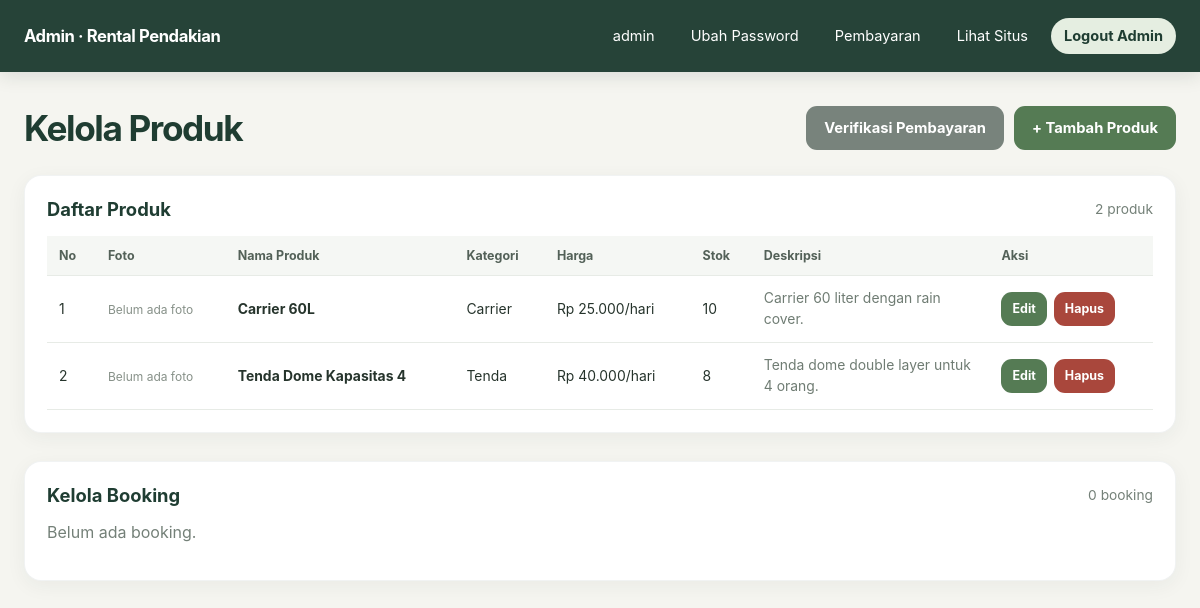
The page /admin/index.php (signed in) on the database its author committed.
### tables this page shows
CREATE TABLE products (
  id              INT AUTO_INCREMENT PRIMARY KEY,
  category_id     INT NOT NULL,
  nama            VARCHAR(150) NOT NULL,
  deskripsi       TEXT,
  harga_per_hari  INT NOT NULL,
  deposit         INT NOT NULL DEFAULT 0,          
  gambar          VARCHAR(255),
  is_active       TINYINT(1) NOT NULL DEFAULT 1,
  created_at      TIMESTAMP DEFAULT CURRENT_TIMESTAMP,
  FOREIGN KEY (category_id) REFERENCES categories(id)
);

CREATE TABLE categories (
  id    INT AUTO_INCREMENT PRIMARY KEY,
  nama  VARCHAR(50) NOT NULL,
  slug  VARCHAR(60) NOT NULL UNIQUE
);

### includes/functions.php (called while the page is built, shortened)
<?php
function e($s){ return htmlspecialchars((string)$s, ENT_QUOTES, 'UTF-8'); }
function rp($n){ return 'Rp ' . number_format($n, 0, ',', '.'); }

### admin/index.php (the view, shortened to what this page needs)
<?php
require_once __DIR__ . '/../includes/admin_products.php';
$products = $pdo->query(
  "SELECT p.id, p.nama, p.deskripsi, p.harga_per_hari, p.gambar, p.is_active,
      c.nama AS kategori, COALESCE(SUM(v.stok_total), 0) AS stok
   FROM products p
   JOIN categories c ON c.id=p.category_id
   LEFT JOIN product_variants v ON v.product_id=p.id
   GROUP BY p.id, p.nama, p.deskripsi, p.harga_per_hari, p.gambar, p.is_active, c.nama
   ORDER BY p.id DESC"
)->fetchAll();
$bookings = $pdo->query(
  "SELECT b.*, u.nama, u.no_whatsapp, u.foto_identitas
   FROM bookings b JOIN users u ON u.id=b.user_id
   ORDER BY b.id DESC"
)->fetchAll();
$csrfToken = admin_product_csrf_token();
?>
<!DOCTYPE html>
<html lang="id">
<head>
  <link rel="stylesheet" href="../assets/css/style.css">
</head>
<body>
<nav>
  <a class="brand" href="index.php">Admin · Rental Pendakian</a>
  <div><span><?= e($_SESSION['admin_username']) ?></span><a href="ubah_password.php">Ubah Password</a><a href="pembayaran.php">Pembayaran</a><a href="../index.php">Lihat Situs</a><a href="logout.php">Logout Admin</a></div>
</nav>
<main class="admin-dashboard">
  <div class="admin-page-heading">
    <div><h1>Kelola Produk</h1></div>
    <div class="admin-page-actions"><a class="btn alt" href="pembayaran.php">Verifikasi Pembayaran</a><a class="btn" href="produk_tambah.php">+ Tambah Produk</a></div>
  </div>
  <section class="admin-section" aria-labelledby="products-title">
    <div class="admin-section-heading"><h2 id="products-title">Daftar Produk</h2><span><?= count($products) ?> produk</span></div>
    <?php if ($products): ?>
      <div class="admin-table-wrap">
        <table class="admin-table">
          <thead><tr><th>No</th><th>Foto</th><th>Nama Produk</th><th>Kategori</th><th>Harga</th><th>Stok</th><th>Deskripsi</th><th>Aksi</th></tr></thead>
          <tbody>
          <?php foreach ($products as $index => $product): ?>
            <tr>
              <td><?= $index + 1 ?></td>
              <td><?php if ($product['gambar'] && is_file(__DIR__ . '/../uploads/produk/' . basename($product['gambar']))): ?>
                <img class="admin-product-thumb" src="../uploads/produk/<?= e(basename($product['gambar'])) ?>" alt="<?= e($product['nama']) ?>">
              <?php else: ?><span class="admin-no-photo">Belum ada foto</span><?php endif; ?></td>
              <td><strong><?= e($product['nama']) ?></strong><?php if (!$product['is_active']): ?><small class="admin-inactive">Nonaktif</small><?php endif; ?></td>
              <td><?= e($product['kategori']) ?></td>
              <td><?= rp($product['harga_per_hari']) ?>/hari</td>
              <td><?= (int)$product['stok'] ?></td>
              <td class="admin-description"><?= e($product['deskripsi'] ?? '') ?></td>
              <td><div class="admin-actions">
                <a class="btn admin-button-small" href="produk_edit.php?id=<?= (int)$product['id'] ?>">Edit</a>
                <a class="btn admin-button-small admin-button-danger" href="produk_hapus.php?id=<?= (int)$product['id'] ?>">Hapus</a>
              </div></td>
            </tr>
          <?php endforeach; ?>
          </tbody>
        </table>
      </div>
    <?php else: ?>
      <div class="admin-empty"><h3>Belum ada produk</h3><p>Tambahkan produk pertama agar tampil di katalog.</p><a class="btn" href="produk_tambah.php">Tambah Produk</a></div>
    <?php endif; ?>
  </section>
  <section class="admin-section" aria-labelledby="bookings-title">
    <div class="admin-section-heading"><h2 id="bookings-title">Kelola Booking</h2><span><?= count($bookings) ?> booking</span></div>
    <?php if ($bookings): ?>
      <div class="admin-table-wrap">
        <table class="admin-table">
          <thead><tr><th>Kode</th><th>Penyewa</th><th>Tanggal</th><th>Biaya Sewa</th><th>KTP/SIM</th><th>Status</th></tr></thead>
          <tbody>
          <?php foreach ($bookings as $booking): ?>
            <tr>
              <td><?= e($booking['kode_booking']) ?></td>
              <td><?= e($booking['nama']) ?><br><small><?= e($booking['no_whatsapp']) ?></small></td>
              <td><?= e($booking['tgl_mulai']) ?> → <?= e($booking['tgl_selesai']) ?></td>
              <td><?= rp($booking['subtotal']) ?></td>
              <td><a href="../uploads/<?= e(basename($booking['foto_identitas'])) ?>" target="_blank" rel="noopener">Lihat</a></td>
              <td><form method="post">
                <input type="hidden" name="csrf_token" value="<?= e($csrfToken) ?>">
                <input type="hidden" name="id" value="<?= (int)$booking['id'] ?>">
                <select name="status" onchange="this.form.submit()">
                <?php foreach (STATUS_LABEL as $key => $label): ?><option value="<?= e($key) ?>"<?= $key === $booking['status'] ? ' selected' : '' ?>><?= e($label) ?></option><?php endforeach; ?>
                </select>
              </form></td>
            </tr>
          <?php endforeach; ?>
          </tbody>
        </table>
      </div>
    <?php else: ?><p class="muted">Belum ada booking.</p><?php endif; ?>
  </section>
</main>
</body>
</html>

### assets/css/style.css (style rules this page uses)
:root { --forest: #1f3d32; --forest-deep: #183329; --green: #557b54; --green-soft: #e9f0e7; --sand: #f5f5f0; --ink: #26342c; --muted: #748078; --line: #e7ebe6; --shadow: 0 12px 32px rgba(31, 61, 50, .08); }
* { box-sizing: border-box; }
html { scroll-behavior: smooth; }
body { margin: 0; color: var(--ink); background: var(--sand); font-family: Inter, "Segoe UI", system-ui, sans-serif; -webkit-font-smoothing: antialiased; }
nav { position: sticky; z-index: 10; top: 0; display: flex; min-height: 72px; align-items: center; justify-content: space-between; gap: 20px; padding: 12px max(24px, calc((100vw - 1200px) / 2)); color: #fff; background: rgba(31, 61, 50, .97); box-shadow: 0 4px 18px rgba(20, 42, 33, .12); backdrop-filter: blur(12px); }
nav a { color: inherit; text-decoration: none; }
nav > div { display: flex; align-items: center; gap: 10px; }
nav > div > a, nav > div > span { padding: 9px 13px; border-radius: 999px; font-size: .91rem; transition: background-color .25s ease, color .25s ease, transform .25s ease; }
nav > div > a:last-child:not(:first-child) { background: #e5eee1; color: var(--forest); font-weight: 700; }
.brand { display: inline-flex; align-items: center; gap: 10px; color: #fff; font-size: 1.04rem; font-weight: 750; letter-spacing: -.025em; white-space: nowrap; }
.muted { color: var(--muted); }
main { width: min(1200px, 100%); min-height: 70vh; margin: 0 auto; padding: 34px 24px 72px; }
.btn { display: inline-flex; min-height: 44px; align-items: center; justify-content: center; gap: 9px; padding: 11px 18px; border: 0; border-radius: 11px; color: #fff; background: var(--green); cursor: pointer; font: inherit; font-size: .92rem; font-weight: 700; text-decoration: none; transition: background-color .25s ease, box-shadow .25s ease, transform .25s ease; }
.btn.alt { background: #78837c; }
table { width: 100%; border-collapse: collapse; background: #fff; }
td, th { padding: 12px; border-bottom: 1px solid var(--line); text-align: left; }
.admin-dashboard { width: min(1400px, 100%); }
.admin-page-heading { display: flex; align-items: center; justify-content: space-between; gap: 20px; margin-bottom: 25px; }
.admin-page-heading h1 { margin: 0; color: var(--forest); font-size: clamp(1.65rem, 3vw, 2.2rem); letter-spacing: -.04em; }
.admin-section { margin: 0 0 28px; padding: 22px; border: 1px solid rgba(31, 61, 50, .06); border-radius: 17px; background: #fff; box-shadow: 0 5px 20px rgba(31, 61, 50, .055); }
.admin-section-heading { display: flex; align-items: center; justify-content: space-between; gap: 15px; margin-bottom: 16px; }
.admin-section-heading h2 { margin: 0; color: var(--forest); font-size: 1.15rem; }
.admin-section-heading > span { color: var(--muted); font-size: .86rem; }
.admin-table-wrap { overflow-x: auto; width: 100%; }
.admin-table { min-width: 980px; font-size: .87rem; }
.admin-table th { color: #536158; background: #f5f7f4; font-size: .78rem; white-space: nowrap; }
.admin-table td { vertical-align: middle; }
.admin-no-photo { color: #879189; font-size: .75rem; }
.admin-description { max-width: 200px; color: #6f7c73; line-height: 1.5; }
.admin-actions { display: flex; gap: 7px; }
.admin-button-small { min-height: 34px; padding: 7px 11px; font-size: .78rem; }
.admin-button-danger { background: #a9473c; }
.admin-page-actions { display: flex; flex-wrap: wrap; gap: 10px; }

### rows shown on the page
products: shows "Belum ada foto", nama "Carrier 60L", category.nama "Carrier", harga_per_hari "Rp 25.000", stok "10", deskripsi "Carrier 60 liter dengan rain cover."
products: shows "Belum ada foto", nama "Tenda Dome Kapasitas 4", category.nama "Tenda", harga_per_hari "Rp 40.000", stok "8", deskripsi "Tenda dome double layer untuk 4 orang."

### other values the page prints
$_SESSION['admin_username'] "admin"
count($products) "2"
count($bookings) "0"
